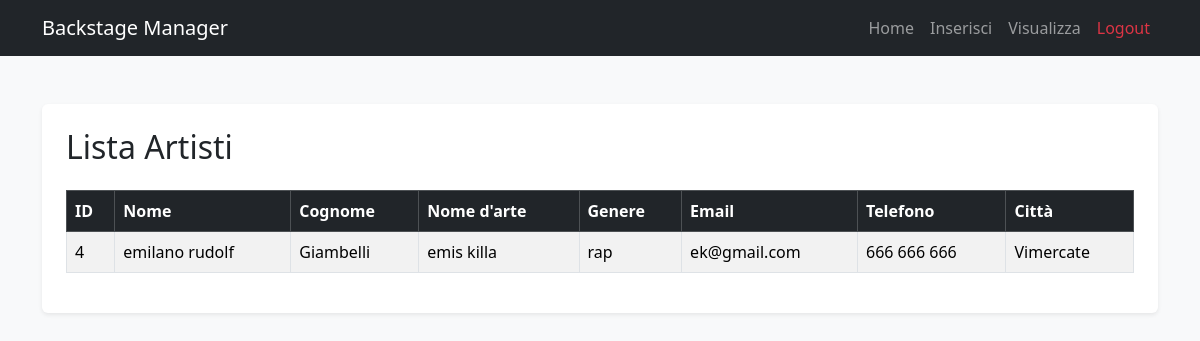
The page /client/artisti.php on the database its author committed.
### tables this page shows
CREATE TABLE `artisti` (
  `id_artista` int(11) NOT NULL,
  `nome_arte` varchar(100) NOT NULL,
  `genere_musicale` varchar(50) DEFAULT NULL,
  `email` varchar(100) DEFAULT NULL,
  `telefono` varchar(20) DEFAULT NULL,
  `citta` varchar(50) DEFAULT NULL,
  `note` text DEFAULT NULL,
  `nome` varchar(50) NOT NULL,
  `cognome` varchar(50) NOT NULL,
  `id_etichetta` int(11) DEFAULT NULL
);

### client/artisti.php (the view, shortened to what this page needs)
<?php
include("../server/config/connessione.php");
?>
<!DOCTYPE html>
<html lang="it">
<head>
    <link href="https://cdn.jsdelivr.net/npm/bootstrap@5.3.3/dist/css/bootstrap.min.css" rel="stylesheet">
</head>
<body class="bg-light">
    <?php include("components/navbar.php"); ?>
    <div class="container mt-5">
        <div class="bg-white p-4 rounded shadow-sm">
            <h2 class="mb-4">Lista Artisti</h2>
            <?php
            $query = "SELECT * FROM artisti";
            $result = $connessione->query($query);
            if ($result->num_rows > 0) {
                echo "<div class='table-responsive'>";
                echo "<table class='table table-striped table-bordered'>";
                echo "<thead class='table-dark'>
                        <tr>
                            <th>ID</th>
                            <th>Nome</th>
                            <th>Cognome</th>
                            <th>Nome d'arte</th>
                            <th>Genere</th>
                            <th>Email</th>
                            <th>Telefono</th>
                            <th>Città</th>
                        </tr>
                      </thead><tbody>";
                while($row = $result->fetch_assoc()) {
                    echo "<tr>
                            <td>{$row['id_artista']}</td>
                            <td>{$row['nome']}</td>
                            <td>{$row['cognome']}</td>
                            <td>{$row['nome_arte']}</td>
                            <td>{$row['genere_musicale']}</td>
                            <td>{$row['email']}</td>
                            <td>{$row['telefono']}</td>
                            <td>{$row['citta']}</td>
                          </tr>";
                }
                echo "</tbody></table></div>";
            } else {
                echo "<p>Nessun artista trovato.</p>";
            }
            ?>
        </div>
    </div>
</body>
</html>

### rows shown on the page
artisti: id_artista "4", nome "emilano rudolf", cognome "Giambelli", nome_arte "emis killa", genere_musicale "rap", email "ek@gmail.com", telefono "666 666 666", citta "Vimercate"
